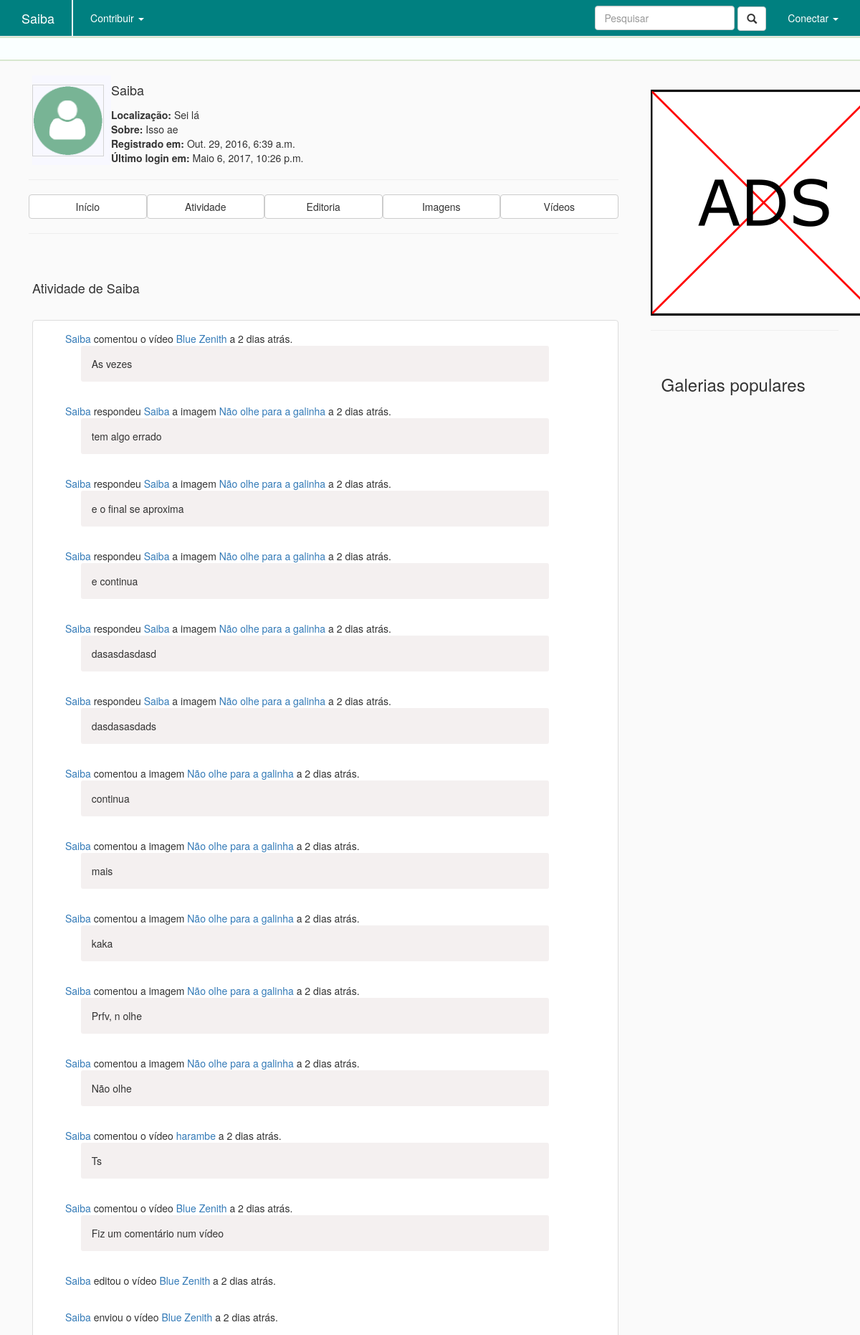
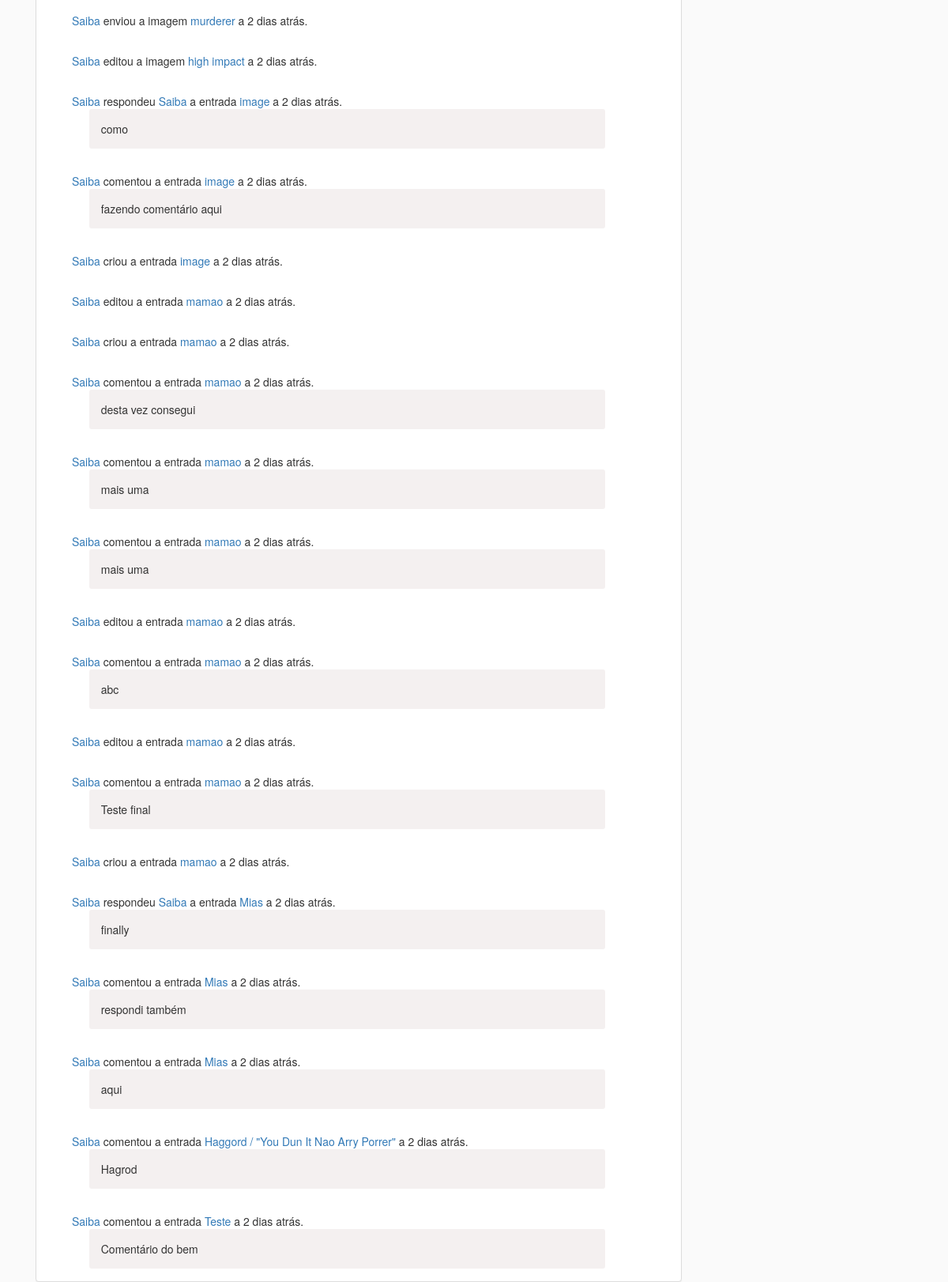
Screenshot of /perfil/saiba/atividade (upper part) with the database file from the repository (2 pictures, top to bottom).
### profile/models.py (models this page shows, shortened)
class Profile(models.Model):
    user        = models.OneToOneField(User, on_delete=models.CASCADE)
    title       = models.CharField(max_length = 500, blank=True)
    slug        = models.SlugField(max_length=250, default="", blank=True)
    avatar      = models.ImageField(blank=True, upload_to='icon/', default='icon/perfil.png')
    gender      = models.CharField(max_length = 500, blank=True)
    location    = models.CharField(max_length = 500)
    about       = models.CharField(max_length = 1500)
    groups      = models.ManyToManyField(UserGroup)
    def __unicode__(self):
        return self.user.username

### feedback/models.py (models this page shows, shortened)
class Action(models.Model):
    ACTION_TYPE_CHOICES = (
        ("0", "Unknown"),
        ("1", "New comment"),
        ("2", "New reply"),
        ("3", "New entry"),
        ("4", "New image"),
        ("5", "New video"),
        ("6", "Edit entry"),
        ("7", "Edit image"),
        ("8", "Edit video"),
    )
    target_content_type     = models.ForeignKey(ContentType, on_delete=models.CASCADE, null=True, blank=True)
    target_id               = models.PositiveIntegerField(null=True, blank=True)
    target                  = GenericForeignKey('target_content_type', 'target_id')
    author                  = models.ForeignKey(User)
    action_type             = models.CharField(
        max_length=1,
        choices=ACTION_TYPE_CHOICES,
        default="0",
    )
    date                = models.DateTimeField(auto_now_add=True, blank=True)
    is_public           = models.BooleanField(default=True)
    is_staff_only       = models.BooleanField(default=False)

class Comment(models.Model):
    target_content_type = models.ForeignKey(ContentType, on_delete=models.CASCADE, null=True, blank=True)
    target_id           = models.PositiveIntegerField(null=True, blank=True)
    target              = GenericForeignKey('target_content_type', 'target_id')
    author              = models.ForeignKey(User)
    content             = models.CharField(max_length=250)
    creation_date       = models.DateTimeField(auto_now_add=True, blank=True)
    update_date         = models.DateTimeField(auto_now=True, blank=True)
    hidden              = models.BooleanField(default=False)
    is_deleted          = models.BooleanField(default=False)
    parent              = models.ForeignKey('feedback.Comment', on_delete=models.CASCADE, null=True, blank=True,
                                            related_name="children") # for tracking the main comment when replying a reply
    reply_to            = models.ForeignKey('feedback.Comment', on_delete=models.CASCADE, null=True, blank=True,
                                            related_name="replies") # the immediate response (may not be the main comment)

### gallery/models.py (models this page shows, shortened)
class Video(models.Model):
    author      = models.ForeignKey(User, blank=True)
    title       = models.CharField(max_length=250)
    date        = models.DateTimeField(default=timezone.now, blank=True)
    date_origin = models.CharField(max_length=100, blank=True)
    tags        = models.ManyToManyField('home.Tag', blank=True)
    entry       = models.ForeignKey('entry.Entry', on_delete=models.CASCADE)
    hidden      = models.BooleanField(default=False)
    link        = models.CharField(max_length=250)
    description = models.TextField(max_length=250, blank=True)
    state       = models.ForeignKey(State, on_delete=models.CASCADE, default=1)
    trending_points = models.IntegerField(default=0)

class Image(models.Model):
    author      = models.ForeignKey(User, blank=True)
    title       = models.CharField(max_length=250)
    date        = models.DateTimeField(default=timezone.now, blank=True)
    date_origin = models.CharField(max_length=100, blank=True)
    source      = models.CharField(max_length=250)
    tags        = models.ManyToManyField('home.Tag', blank=True)
    entry       = models.ForeignKey('entry.Entry', on_delete=models.CASCADE, related_name="images")
    hidden      = models.BooleanField(default=False)
    file        = models.ImageField(upload_to='icon/')
    description = models.TextField(max_length=250, blank=True)
    state       = models.ForeignKey(State, on_delete=models.CASCADE, default=1)
    trending_points = models.IntegerField(default=0)

### entry/models.py (models this page shows, shortened)
class Entry(models.Model):
    author                  = models.ForeignKey(User, default=1)
    title                   = models.CharField(max_length=250)
    slug                    = models.SlugField(max_length=250, default="", blank=True, unique=True)
    status                  = models.ForeignKey(Status, default=1)
    category                = models.ForeignKey(Category, default=1)
    type                    = models.CharField(max_length=100, blank=True)
    date_origin             = models.CharField(max_length=100, blank=True)
    origin                  = models.CharField(max_length=100)
    icon                    = models.ImageField(blank=True, upload_to='icon/')
    hidden                  = models.BooleanField(default=False)
    images_locked           = models.BooleanField(default=False)
    videos_locked           = models.BooleanField(default=False)
    comments_locked         = models.BooleanField(default=False)
    tags                    = models.ManyToManyField('home.Tag', blank=True)
    trending_points         = models.IntegerField(default=0)
    editorship              = models.ManyToManyField('profile.Profile', blank=True)
    class Meta:
        verbose_name_plural = "entries"

### profile/views.py (the view)
# urls.py: url(r'^(?P<name_slug>[\w-]+)/atividade', views.activity, name='activity'),
def activity(request, name_slug, page = 1):
    profile = get_object_or_404(Profile, slug=name_slug)
    actions = Action.objects.filter(author=profile.user).order_by("-id")
    for action in actions:
        action.actor = action.author.profile
        action.location = action.target
        if action.action_type == "1":
            action.message = action.target.content
            action.location = action.target.target #action -> comment -> (entry/image/video/profile)
        elif action.action_type == "2":
            action.message = action.target.content
            action.location = action.target.target #action -> reply -> (entry/image/video/profile)
            action.victim = action.target.reply_to.author
        if type(action.location) == Entry:
            action.location_type = "entry"
        elif type(action.location) == Image:
            action.location_type = "image"
        elif type(action.location) == Video:
            action.location_type = "video"
        elif type(action.location) == Profile:
            action.location_type = "profile"
    context = { "profile": profile, 'type': 'profile', "id": profile.user.id, "actions": actions}
    return render(request, 'profile/activity.html', context)

### profile/templates/profile/activity.html (shortened to what this page needs)
﻿{% extends 'home/base.html' %}
{% block body %}
    <section id="profile" class="container media col-md-12">
        <div class="media-left media-middle" style="background-color: ghostwhite; ">
            {% if profile.avatar %}
            <img style="border-style:solid; border-width:1px; border-color:lightgrey" class='media-object' src='{{profile.avatar.url}}' width='100' height='100'>
            {% else %}
            <img style="border-style:solid; border-width:1px; border-color:lightgrey" class='media-object' src='/media/icon/perfil.png' width='100' height='100'>
            {% endif %}
        </div>
        <div class="media-body media-middle">
            <h3 class="media-heading">{{ profile.user.username }}</h3>
            <span class=""><b>Localização:</b> {{ profile.location }}</span><br/>
            <span class=""><b>Sobre:</b> {{ profile.about }}</span><br/>
            <span class=""><b>Registrado em:</b> {{ profile.user.date_joined }}</span><br/>
            <span class=""><b>Último login em:</b> {{ profile.user.last_login }}</span><br/>
        </div>
    </section>
    {% include "profile/profile_menu.html" %}
    <section id="activity" class="container media col-md-12">
        <h3>Atividade de {{profile.user.username}}</h3>
        <div class="container media col-md-12 panel panel-default">
            {% for action in actions %}
            <div class="activity col-md-12 panel-body">
                <span class="activity-description col-md-12">
                    <a href="{% url "profile:detail" action.actor.slug %}">{{action.actor}}</a>
                    {% if action.action_type == "1" %}
                    comentou
                    {% elif action.action_type == "2" %}
                    respondeu <a href="{% url "profile:detail" action.victim.profile.slug %}">{{action.victim}}</a>
                    {% elif action.action_type == "3" %}
                    criou
                    {% elif action.action_type == "4" or action.action_type == "5" %}
                    enviou
                    {% elif action.action_type == "6" or action.action_type == "7" or action.action_type == "8" %}
                    editou
                    {% endif %}
                        {% if action.location_type == "entry" %}
                        a entrada <a href="{% url "entry:detail" action.location.slug %}">{{action.location.title}}</a>
                        {% elif action.location_type == "image" %}
                        a imagem <a href="{% url "gallery:image_detail" action.location.id %}">{{action.location.title}}</a>
                        {% elif action.location_type == "video" %}
                        o vídeo <a href="{% url "gallery:video_detail" action.location.id %}">{{action.location.title}}</a>
                        {% elif action.location_type == "profile" %}
                        o perfil de <a href="{% url "profile:profile" action.location.profile.slug %}">{{action.location.username}}</a>
                        {% endif %}
                    a <span class="saiba-date" title="{{action.date}}">{{action.date|date:"c"}}</span>.
                    {% if action.target.content %}<span class="activity-content panel-body col-md-12">{{action.target.content}}</span>{% endif %}
                </span>
            </div>
            <div class="saiba-separator col-md-12"></div>
            {% endfor %}
        </div>
    </section>
{% endblock %}

### home/static/home/style.css (style rules this page uses)
h3 { font-size: 18px; line-height: 40px; }
.activity-content { background-color: rgba(187, 167, 167, 0.17); border-radius: 3px; left: 3%; width: 90%; }

### rows the page displays
Profile: avatar (picture), user.username "Saiba", location "Sei lá", about "Isso ae", user.date_joined "Out. 29, 2016, 6:39 a.m.", user.last_login "Maio 6, 2017, 10:26 p.m."
Action: actor "Saiba", action_type "comentou", location "Blue Zenith", target.content "As vezes"
Action: actor "Saiba", victim "Saiba", location "Não olhe para a galinha", target.content "tem algo errado"
Action: actor "Saiba", victim "Saiba", location "Não olhe para a galinha", target.content "e o final se aproxima"
Action: actor "Saiba", victim "Saiba", location "Não olhe para a galinha", target.content "e continua"
Action: actor "Saiba", victim "Saiba", location "Não olhe para a galinha", target.content "dasasdasdasd"
Action: actor "Saiba", victim "Saiba", location "Não olhe para a galinha", target.content "dasdasasdads"
Action: actor "Saiba", action_type "comentou", location "Não olhe para a galinha", target.content "continua"
Action: actor "Saiba", action_type "comentou", location "Não olhe para a galinha", target.content "mais"
Action: actor "Saiba", action_type "comentou", location "Não olhe para a galinha", target.content "kaka"
Action: actor "Saiba", action_type "comentou", location "Não olhe para a galinha", target.content "Prfv, n olhe"
Action: actor "Saiba", action_type "comentou", location "Não olhe para a galinha", target.content "Não olhe"
Action: actor "Saiba", action_type "comentou", location "harambe", target.content "Ts"
Action: actor "Saiba", action_type "comentou", location "Blue Zenith", target.content "Fiz um comentário num vídeo"
Action: actor "Saiba", action_type "editou", location "Blue Zenith"
Action: actor "Saiba", action_type "enviou", location "Blue Zenith"
Action: actor "Saiba", action_type "enviou", location "murderer"
Action: actor "Saiba", action_type "editou", location "high impact"
Action: actor "Saiba", victim "Saiba", location "image", target.content "como"
Action: actor "Saiba", action_type "comentou", location "image", target.content "fazendo comentário aqui"
Action: actor "Saiba", action_type "criou", location "image"
Action: actor "Saiba", action_type "editou", location "mamao"
Action: actor "Saiba", action_type "criou", location "mamao"
Action: actor "Saiba", action_type "comentou", location "mamao", target.content "desta vez consegui"
Action: actor "Saiba", action_type "comentou", location "mamao", target.content "mais uma"
Action: actor "Saiba", action_type "comentou", location "mamao", target.content "mais uma"
Action: actor "Saiba", action_type "editou", location "mamao"
Action: actor "Saiba", action_type "comentou", location "mamao", target.content "abc"
Action: actor "Saiba", action_type "editou", location "mamao"
Action: actor "Saiba", action_type "comentou", location "mamao", target.content "Teste final"
Action: actor "Saiba", action_type "criou", location "mamao"
Action: actor "Saiba", victim "Saiba", location "Mias", target.content "finally"
Action: actor "Saiba", action_type "comentou", location "Mias", target.content "respondi também"
Action: actor "Saiba", action_type "comentou", location "Mias", target.content "aqui"
Action: actor "Saiba", action_type "comentou", location "Haggord / \"You Dun It Nao Arry Porrer\"", target.content "Hagrod"
Action: actor "Saiba", action_type "comentou", location "Teste", target.content "Comentário do bem"
